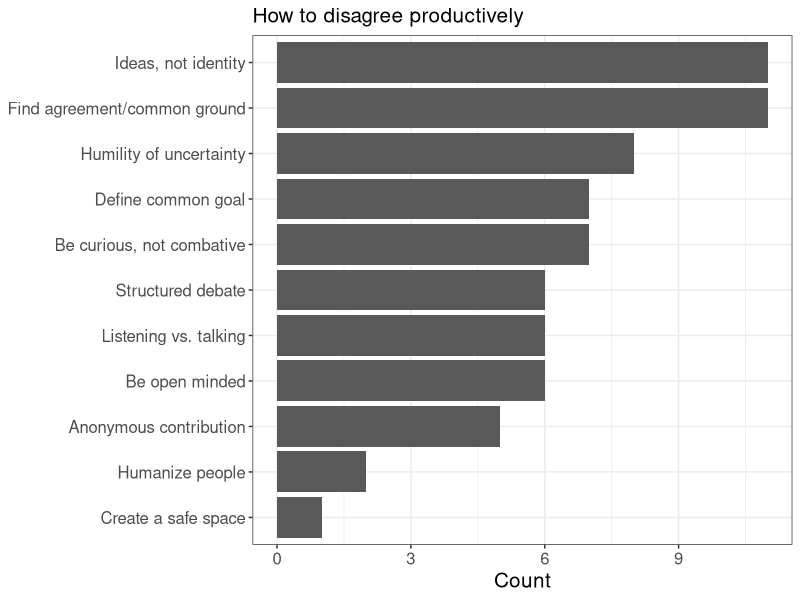
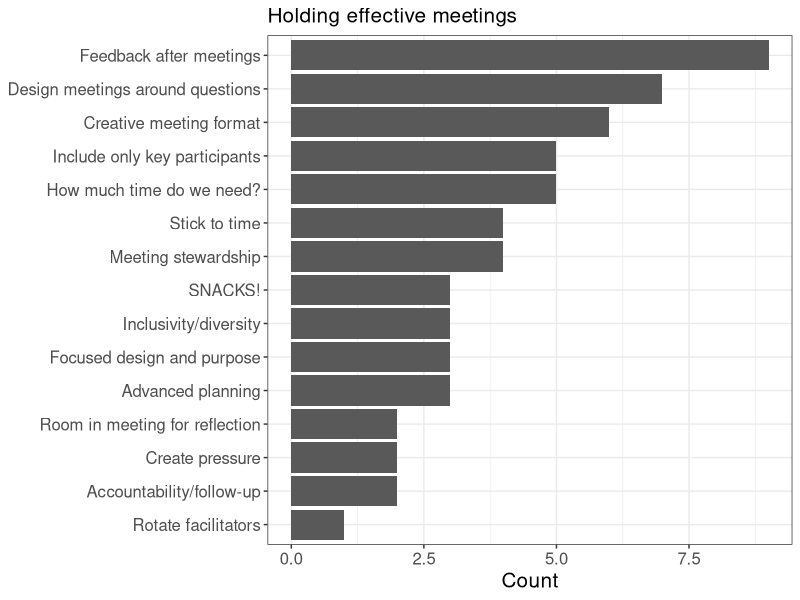
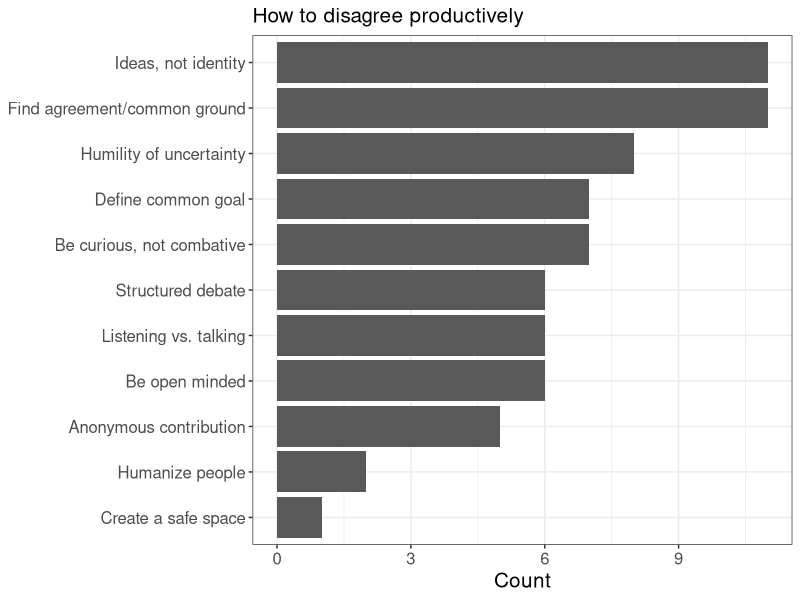
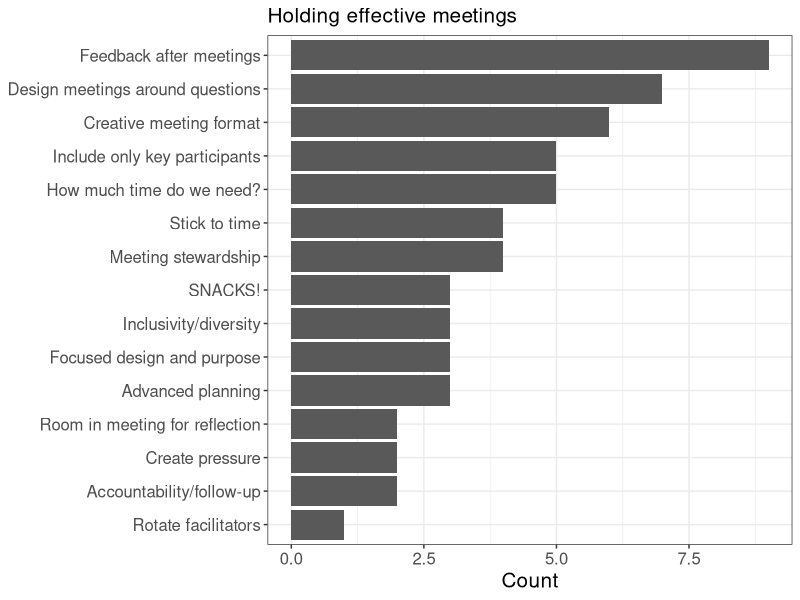

Recreate these plots in R, in order.
library(tidyverse)

library(here)

# How to disagree productively and find common ground ---------------------


cat <- c('Define common goal', 'Be curious, not combative',
  'Find agreement/common ground', 'Listening vs. talking',
  'Be open minded', 'Create a safe space',
  'Humility of uncertainty', 'Structured debate',
  "Ideas, not identity", 'Humanize people', 
  'Anonymous contribution')

cnt <- c(7, 7, 11, 6, 6, 1, 8, 6, 11, 2, 5)

df1 <- as.data.frame(cbind(cat = cat,
                           cnt = cnt)) %>%
  mutate(cnt = as.numeric(cnt))

(plot1 <- ggplot(df1, aes(x = reorder(cat, cnt), y = cnt)) +
  geom_bar(stat = "identity") +
  theme_bw() +
  coord_flip() +
  labs(y = "Count",
       title = 'How to disagree productively') +
  theme(axis.title.y = element_blank(),
        axis.title.x = element_text(size = 15),
        axis.text = element_text(size = 12),
        plot.title = element_text(size = 15)))

ggsave(filename = here('responses',
            'disagree_productive.jpeg'),
       plot = plot1,
       width = 6,
       height =8,
       units = "in")


# Strategies for effecive meteings ----------------------------------------

cat2 <- c('Focused design and purpose',
  'Advanced planning',
  'Inclusivity/diversity',
  'Rotate facilitators',
  'Accountability/follow-up',
  'Stick to time',
  'Include only key participants',
  'How much time do we need?',
  'Feedback after meetings',
  'Meeting stewardship',
  'SNACKS!',
  'Design meetings around questions',
  'Create pressure',
  'Creative meeting format',
  'Room in meeting for reflection')

cnt2 <- c(3, 3, 3, 1, 2, 4, 5, 5, 9,
  4, 3, 7, 2, 6, 2)

df2 <- as.data.frame(cbind(cat = cat2,
                           cnt = cnt2)) %>%
  mutate(cnt = as.numeric(cnt))

(plot2 <- ggplot(df2, aes(x = reorder(cat, cnt), 
                         y = cnt)) +
  geom_bar(stat = "identity") +
  theme_bw() +
  coord_flip() +
  labs(y = "Count",
       title = "Holding effective meetings") +
  theme(axis.title.y = element_blank(),
        axis.title.x = element_text(size = 15),
        axis.text = element_text(size = 12),
        plot.title = element_text(size = 15)))

ggsave(filename = here('responses',
                       'effective_meeting.jpeg'),
       plot = plot2,
       width = 6,
       height =8,
       units = "in")

